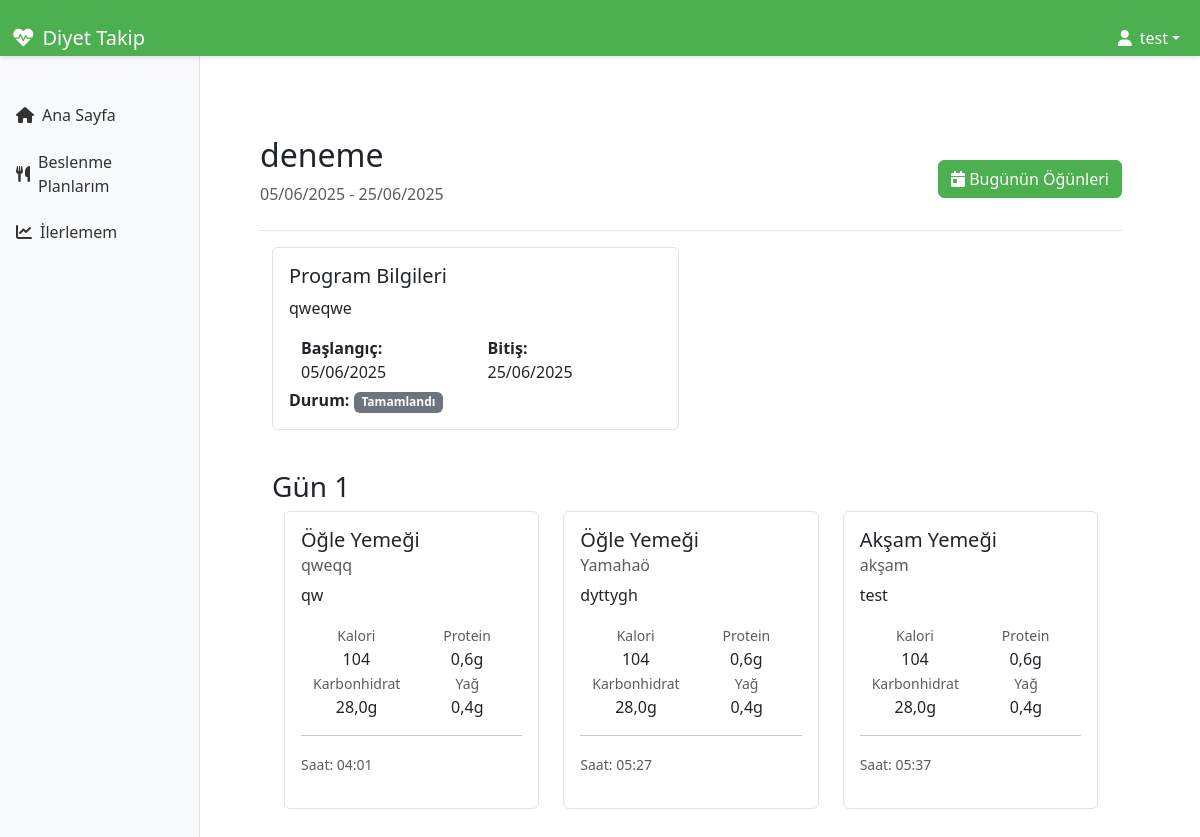
The app's page /plans/my-plans/1/ (signed in) with its own data.
### accounts/models.py (models this page shows, shortened)
class CustomUser(AbstractUser):
    USER_TYPE_CHOICES = (
        ('dietitian', 'Diyetisyen'),
        ('client', 'Müşteri'),
    )
    user_type = models.CharField(max_length=10, choices=USER_TYPE_CHOICES)
    phone_number = models.CharField(max_length=20, blank=True, null=True)

### plans/models.py (models this page shows, shortened)
class Plan(models.Model):
    program = models.ForeignKey(NutritionProgram, on_delete=models.CASCADE, related_name='original_plans')
    program_copy = models.ForeignKey(NutritionProgram, on_delete=models.CASCADE, related_name='copied_plans', null=True, blank=True)
    client = models.ForeignKey('clients.Client', on_delete=models.CASCADE)
    start_date = models.DateField()
    end_date = models.DateField()
    is_active = models.BooleanField(default=True)
    status = models.CharField(max_length=20, choices=[
        ('active', 'Aktif'),
        ('completed', 'Tamamlandı'),
        ('cancelled', 'İptal Edildi')
    ], default='active')
    created_at = models.DateTimeField(auto_now_add=True)
    updated_at = models.DateTimeField(auto_now=True)
    class Meta:
        verbose_name = 'Plan'
        verbose_name_plural = 'Planlar'

class NutritionProgram(models.Model):
    title = models.CharField(max_length=200)
    description = models.TextField()
    diet_type = models.CharField(max_length=50)
    total_days = models.IntegerField()
    is_active = models.BooleanField(default=True)
    is_copy = models.BooleanField(default=False, verbose_name="Kopya Program")
    created_at = models.DateTimeField(auto_now_add=True)
    updated_at = models.DateTimeField(auto_now=True)
    class Meta:
        verbose_name = 'Beslenme Programı'
        verbose_name_plural = 'Beslenme Programları'

### meals/models.py (models this page shows, shortened)
class Meal(models.Model):
    MEAL_TYPES = [
        ('breakfast', 'Kahvaltı'),
        ('lunch', 'Öğle Yemeği'),
        ('dinner', 'Akşam Yemeği'),
        ('snack', 'Ara Öğün'),
    ]
    program = models.ForeignKey('plans.NutritionProgram', on_delete=models.CASCADE, related_name='meals')
    name = models.CharField(max_length=100, verbose_name="Öğün Adı")
    description = models.TextField(blank=True, verbose_name="Açıklama")
    meal_type = models.CharField(max_length=20, choices=MEAL_TYPES, verbose_name="Öğün Tipi")
    day_number = models.PositiveIntegerField(verbose_name="Gün")
    time = models.TimeField(verbose_name="Saat")
    created_at = models.DateTimeField(auto_now_add=True)
    updated_at = models.DateTimeField(auto_now=True)
    @property
    def calories(self):
        total = 0
        for meal_food in self.meal_foods.all():
            food = meal_food.food
            amount = meal_food.amount
            total += (food.calories * amount) / 100
        return round(total)
    @property
    def protein(self):
        total = 0
        for meal_food in self.meal_foods.all():
            food = meal_food.food
            amount = meal_food.amount
            total += (food.protein * amount) / 100
        return round(total, 1)
    @property
    def carbs(self):
        total = 0
        for meal_food in self.meal_foods.all():
            food = meal_food.food
            amount = meal_food.amount
            total += (food.carbs * amount) / 100
        return round(total, 1)
    @property
    def fat(self):
        total = 0
        for meal_food in self.meal_foods.all():
            food = meal_food.food
            amount = meal_food.amount
            total += (food.fat * amount) / 100
        return round(total, 1)
    class Meta:
        verbose_name = "Öğün"
        verbose_name_plural = "Öğünler"
        ordering = ['day_number', 'time']
        unique_together = ['program', 'day_number', 'time']

class MealFood(models.Model):
    meal = models.ForeignKey(Meal, on_delete=models.CASCADE, related_name='meal_foods')
    food = models.ForeignKey(Food, on_delete=models.CASCADE, verbose_name="Besin")
    amount = models.DecimalField(max_digits=6, decimal_places=2, verbose_name="Miktar (g)")
    class Meta:
        verbose_name = "Öğün Besini"
        verbose_name_plural = "Öğün Besinleri"

class Food(models.Model):
    name = models.CharField(max_length=100, verbose_name="Besin Adı")
    calories = models.DecimalField(max_digits=6, decimal_places=2, verbose_name="Kalori (kcal/100g)")
    protein = models.DecimalField(max_digits=6, decimal_places=2, verbose_name="Protein (g/100g)")
    fat = models.DecimalField(max_digits=6, decimal_places=2, verbose_name="Yağ (g/100g)")
    carbs = models.DecimalField(max_digits=6, decimal_places=2, verbose_name="Karbonhidrat (g/100g)")
    created_at = models.DateTimeField(auto_now_add=True)
    updated_at = models.DateTimeField(auto_now=True)
    class Meta:
        verbose_name = "Besin"
        verbose_name_plural = "Besinler"
        ordering = ['name']

### plans/views.py (the view)
# urls.py: path('my-plans/<int:plan_id>/', views.plan_detail, name='plan_detail'),
@login_required
def plan_detail(request, plan_id):
    plan = get_object_or_404(Plan, id=plan_id, client__user=request.user)
    meals = plan.program.meals.all().order_by('day_number', 'time')
    days = {}
    for meal in meals:
        if meal.day_number not in days:
            days[meal.day_number] = []
        days[meal.day_number].append(meal)
    return render(request, 'plans/plan_detail.html', {
        'plan': plan,
        'days': days,
    })

### templates/plans/plan_detail.html (shortened to what this page needs)
{% extends 'base.html' %}
{% load static %}
{% block content %}
<div class="container-fluid">
    <div class="row">
        <div class="col-md-3 col-lg-2 d-md-block bg-light sidebar collapse">
            <div class="position-sticky pt-3">
                <ul class="nav flex-column">
                    <li class="nav-item">
                        <a class="nav-link" href="{% url 'home' %}">
                            <i class="fas fa-home"></i> Ana Sayfa
                        </a>
                    </li>
                    <li class="nav-item">
                        <a class="nav-link" href="{% url 'plans:my_plans' %}">
                            <i class="fas fa-utensils"></i> Beslenme Planlarım
                        </a>
                    </li>
                    <li class="nav-item">
                        <a class="nav-link" href="{% url 'clients:my_progress' %}">
                            <i class="fas fa-chart-line"></i> İlerlemem
                        </a>
                    </li>
                </ul>
            </div>
        </div>
        <main class="col-md-9 ms-sm-auto col-lg-10 px-md-4">
            <div class="d-flex justify-content-between flex-wrap flex-md-nowrap align-items-center pt-3 pb-2 mb-3 border-bottom">
                <div>
                    <h1 class="h2">{{ plan.program.title }}</h1>
                    <p class="text-muted">
                        {{ plan.start_date|date:"d/m/Y" }} - {{ plan.end_date|date:"d/m/Y" }}
                    </p>
                </div>
                <div>
                    <a href="{% url 'plans:today_meals' %}" class="btn btn-primary">
                        <i class="fas fa-calendar-day"></i> Bugünün Öğünleri
                    </a>
                </div>
            </div>
            <div class="row mb-4">
                <div class="col-md-6">
                    <div class="card">
                        <div class="card-body">
                            <h5 class="card-title">Program Bilgileri</h5>
                            <p class="card-text">{{ plan.program.description }}</p>
                            <div class="row">
                                <div class="col-md-6">
                                    <p class="mb-1">
                                        <strong>Başlangıç:</strong><br>
                                        {{ plan.start_date|date:"d/m/Y" }}
                                    </p>
                                </div>
                                <div class="col-md-6">
                                    <p class="mb-1">
                                        <strong>Bitiş:</strong><br>
                                        {{ plan.end_date|date:"d/m/Y" }}
                                    </p>
                                </div>
                            </div>
                            <p class="card-text">
                                <strong>Durum:</strong>
                                <span class="badge {% if plan.is_active %}bg-success{% else %}bg-secondary{% endif %}">
                                    {% if plan.is_active %}Aktif{% else %}Tamamlandı{% endif %}
                                </span>
                            </p>
                        </div>
                    </div>
                </div>
            </div>
            <div class="row">
                {% for day_number, day_meals in days.items %}
                <div class="col-12 mb-4">
                    <h3>Gün {{ day_number }}</h3>
                    <div class="row">
                        {% for meal in day_meals %}
                        <div class="col-md-6 col-lg-4 mb-4">
                            <div class="card h-100">
                                <div class="card-body">
                                    <h5 class="card-title">{{ meal.get_meal_type_display }}</h5>
                                    <h6 class="card-subtitle mb-2 text-muted">{{ meal.name }}</h6>
                                    <p class="card-text">{{ meal.description }}</p>
                                    <div class="row text-center">
                                        <div class="col">
                                            <small class="text-muted">Kalori</small>
                                            <p class="mb-0">{{ meal.calories }}</p>
                                        </div>
                                        <div class="col">
                                            <small class="text-muted">Protein</small>
                                            <p class="mb-0">{{ meal.protein }}g</p>
                                        </div>
                                        <div class="col">
                                            <small class="text-muted">Karbonhidrat</small>
                                            <p class="mb-0">{{ meal.carbs }}g</p>
                                        </div>
                                        <div class="col">
                                            <small class="text-muted">Yağ</small>
                                            <p class="mb-0">{{ meal.fat }}g</p>
                                        </div>
                                    </div>
                                    <hr>
                                    <p class="card-text">
                                        <small class="text-muted">
                                            Saat: {{ meal.time|time:"H:i" }}
                                        </small>
                                    </p>
                                </div>
                            </div>
                        </div>
                        {% endfor %}
                    </div>
                </div>
                {% empty %}
                <div class="col-12">
                    <div class="alert alert-info">
                        Bu programa henüz öğün eklenmemiş.
                    </div>
                </div>
                {% endfor %}
            </div>
        </main>
    </div>
</div>
{% endblock %}

### templates/base.html (shortened to what this page needs)
{% load static %}
<!DOCTYPE html>
<html lang="tr">
<head>
    <link href="https://cdn.jsdelivr.net/npm/bootstrap@5.3.0/dist/css/bootstrap.min.css" rel="stylesheet">
    <link href="https://cdnjs.cloudflare.com/ajax/libs/font-awesome/6.0.0/css/all.min.css" rel="stylesheet">
    <link href="{% static '/css/style.css' %}" rel="stylesheet">
</head>
<body>
    <nav class="navbar navbar-expand-lg navbar-dark fixed-top">
        <div class="container-fluid">
            <a class="navbar-brand" href="{% url 'home' %}">
                <i class="fas fa-heartbeat"></i> Diyet Takip
            </a>
            <div class="collapse navbar-collapse" id="navbarNav">
                <ul class="navbar-nav ms-auto">
                    {% if user.is_authenticated %}
                    <li class="nav-item dropdown">
                        <a class="nav-link dropdown-toggle" href="#" id="navbarDropdown" role="button" data-bs-toggle="dropdown">
                            <i class="fas fa-user"></i> {{ user.get_full_name|default:user.username }}
                        </a>
                    </li>
                    {% endif %}
                </ul>
            </div>
        </div>
    </nav>
    <div class="messages-container">
    </div>
    <div class="container py-4">
        {% block content %}{% endblock %}
    </div>
</body>
</html>

### static/css/style.css (style rules this page uses)
:root { --primary-color: #4CAF50; --primary-hover: #45a049; --secondary-color: #f8f9fa; --text-color: #333333; --light-gray: #e9ecef; --border-color: #dee2e6; }
:root { --bs-primary: var(--primary-color); --bs-primary-rgb: 76, 175, 80; --bs-primary-hover: var(--primary-hover); --bs-primary-hover-rgb: 69, 160, 73; }
.navbar { height: 56px; z-index: 1030; display: flex; align-items: center; background-color: var(--primary-color) !important; box-shadow: 0 2px 4px rgba(0,0,0,0.1); }
.navbar-brand { display: flex; align-items: center; font-size: 1.25rem; padding: 0; color: white !important; }
.navbar-brand i { margin-right: 0.5rem; }
.navbar-nav { display: flex; align-items: center; }
.nav-link { display: flex; align-items: center; padding: 0.5rem 1rem; color: white !important; }
.nav-link i { margin-right: 0.5rem; }
.sidebar { position: fixed; top: 56px; bottom: 0; left: 0; z-index: 100; padding: 20px 0 0; box-shadow: inset -1px 0 0 var(--border-color); background-color: var(--secondary-color); }
.sidebar .nav-link { font-weight: 500; color: var(--text-color) !important; padding: 0.5rem 1rem; margin: 0.2rem 0; }
.sidebar .nav-link i { margin-right: 0.5rem; color: var(--text-color); }
main { margin-top: 76px; padding-top: 20px; min-height: calc(100vh - 56px); }
.card { transition: transform 0.2s; margin-bottom: 1rem; border-color: var(--border-color); }
.btn-primary { background-color: var(--primary-color) !important; border-color: var(--primary-color) !important; }
.container-fluid { padding-top: 20px; }
.row { margin-right: 0; margin-left: 0; }
body { padding-top: 56px; }
.messages-container { position: fixed; top: 56px; left: 0; right: 0; z-index: 1030; padding: 1rem; pointer-events: none; }

### records on screen
CustomUser: get_full_name "test"
Plan: program "deneme", start_date "05/06/2025", end_date "25/06/2025", program.description "qweqwe"
Meal: day_number "1", meal_type "Öğle Yemeği", name "qweqq", description "qw", calories "104", protein "0,6", carbs "28,0", fat "0,4", time "04:01"
Meal: meal_type "Öğle Yemeği", name "Yamahaö", description "dyttygh", calories "104", protein "0,6", carbs "28,0", fat "0,4", time "05:27"
Meal: meal_type "Akşam Yemeği", name "akşam", description "test", calories "104", protein "0,6", carbs "28,0", fat "0,4", time "05:37"
